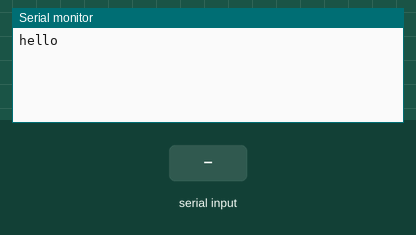
The sketch below on a simulated ESP32. On the bench: the last lines printed to the serial monitor. Inputs (shaded band) come from the test bench.

Above: at 1.2 s.
1.3 s: "hello3\n" received over Serial
At 3.3 s:
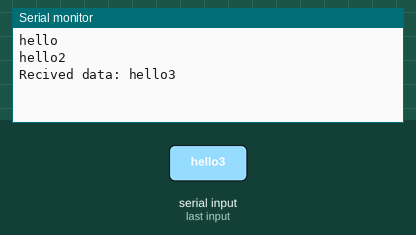
3.8 s: "1" received over Serial
At 5.1 s:
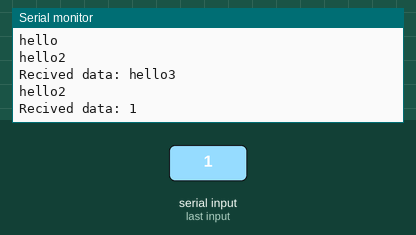

Measured:
- after the input at 1.3 s, the serial monitor: prints a new line at once (image 1)
- after the input at 3.8 s, the serial monitor: prints a new line after 1.0 s (image 2)

The sketch:

esp32-recieve.ino
```cpp
void setup() {
  // put your setup code here, to run once:
  Serial.begin(9600);
  Serial.println("hello");
}

void loop() {
  // put your main code here, to run repeatedly:
  //Serial.println("hello3");
  if (Serial.available() > 0){
    Serial.println("hello2");
    String recivedData = Serial.readString();
    Serial.print("Recived data: ");
    Serial.println(recivedData);
  }
}
```
